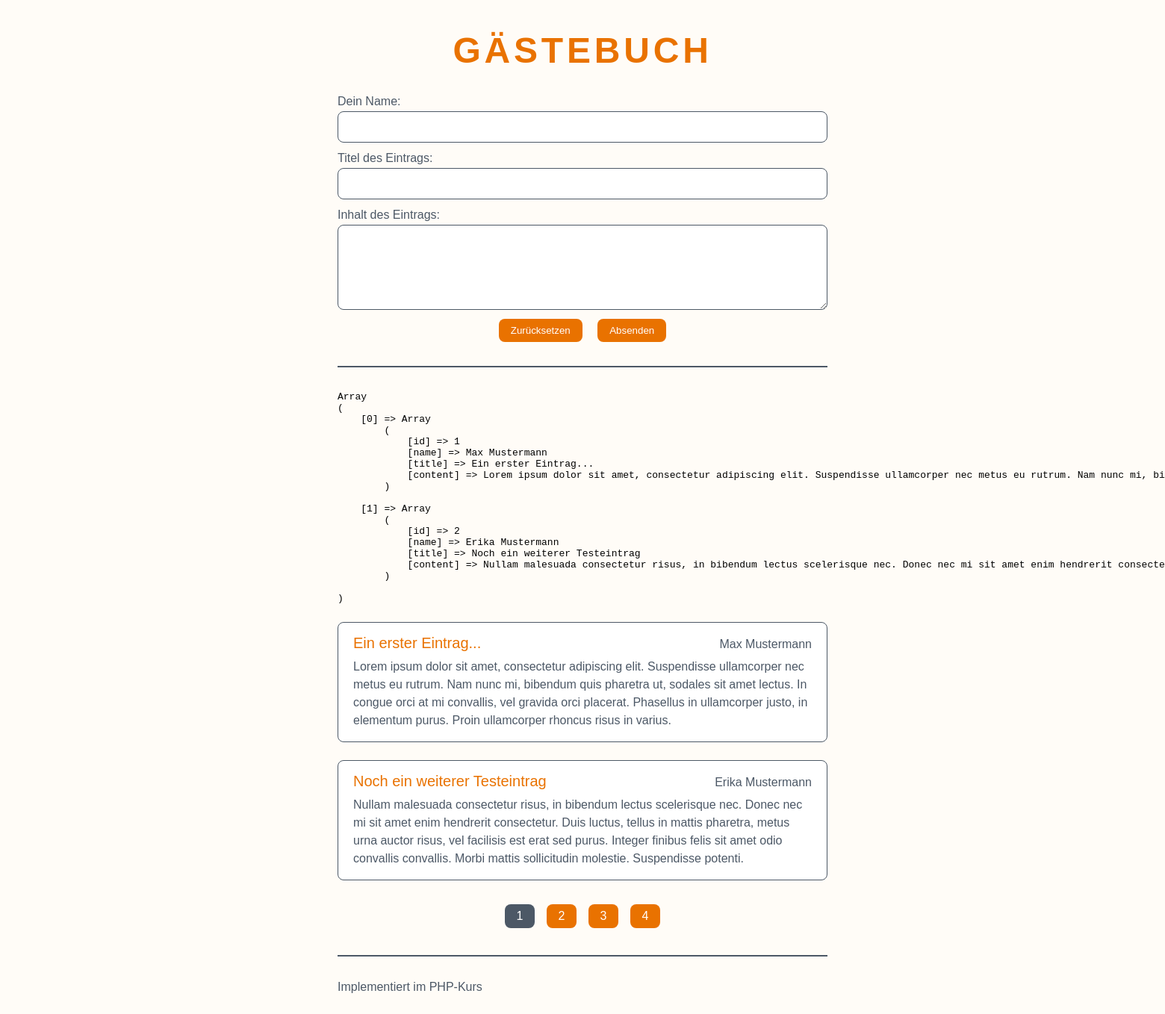
Page /01-select/index.php on the committed database.
### tables this page shows
CREATE TABLE `entries` (
  `id` int(11) NOT NULL,
  `name` varchar(200) NOT NULL,
  `title` varchar(200) NOT NULL,
  `content` varchar(10000) NOT NULL
);

### 01-select/index.php (called while the page is built)
<?php
require __DIR__ . '/inc/db-connect.php';
require __DIR__ . '/inc/functions.php';
$stmt = $pdo->prepare('SELECT * FROM `entries`');
$stmt->execute();
$entries = $stmt->fetchAll(PDO::FETCH_ASSOC);
require __DIR__ . '/views/index.view.php';

### 01-select/inc/functions.php (called while the page is built)
<?php
function e($html) {
    return htmlspecialchars($html, ENT_QUOTES, 'UTF-8', true);
}

### 01-select/views/index.view.php (the view, shortened to what this page needs)
<!DOCTYPE html>
<html lang="de">
<head>
    <link rel="stylesheet" type="text/css" href="./styles/lib/montserrat/webfonts/Montserrat.css" />
    <link rel="stylesheet" type="text/css" href="./styles/main.css" />
</head>
<body>
    <div class="container">
        <h1 class="guestbook-heading">Gästebuch</h1>
        <form>
            <label class="guestbook-entry-label" for="name">Dein Name:</label>
            <input
                class="guestbook-entry-input"
                type="text"
                id="name"
                name="name" />
            <label class="guestbook-entry-label" for="title">Titel des Eintrags:</label>
            <input
                class="guestbook-entry-input"
                type="text"
                id="title"
                name="title" />
            <label class="guestbook-entry-label" for="content">Inhalt des Eintrags:</label>
            <textarea
                rows="4"
                class="guestbook-entry-input"
                type="text"
                id="content"
                name="content"></textarea>
            <div class="guestbook-form-buttons">
                <input class="button" type="reset" value="Zurücksetzen">
                <input class="button" type="submit" value="Absenden">
            </div>
        </form>
        <hr class="guestbook-separator" />
        <pre><?php print_r($entries); ?></pre>
        <?php foreach($entries AS $entry): ?>
            <div class="guestbook-entry">
                <div class="guestbook-entry-header">
                    <h3 class="guestbook-entry-title">
                        <?php echo e($entry['title']); ?>
                    </h3>
                    <span class="guestbook-entry-author">
                        <?php echo e($entry['name']); ?>
                    </span>
                </div>
                <div class="guestbook-entry-content">
                    <p>
                        <?php echo e($entry['content']); ?>
                    </p>
                </div>
            </div>
        <?php endforeach; ?>
        <ul class="guestbook-pagination">
            <li class="guestbook-pagination-li">
                <a class="guestbook-pagination-a guestbook-pagination-active" href="#">1</a>
            </li>
            <li class="guestbook-pagination-li">
                <a class="guestbook-pagination-a" href="#">2</a>
            </li>
            <li class="guestbook-pagination-li">
                <a class="guestbook-pagination-a" href="#">3</a>
            </li>
            <li class="guestbook-pagination-li">
                <a class="guestbook-pagination-a" href="#">4</a>
            </li>
        </ul>
        <hr class="guestbook-separator" />
        <footer class="guestbook-footer">
            <p>Implementiert im PHP-Kurs</p>
        </footer>
    </div>
</body>
</html>

### 01-select/styles/main.css (style rules this page uses)
* { box-sizing: border-box; }
html { font-family: 'Montserrat', sans-serif; }
body { background-color: #fffcf7; }
.container { max-width: 45rem; padding-left: 2rem; padding-right: 2rem; margin-left: auto; margin-right: auto; }
.guestbook-heading { color: #e97200; text-transform: uppercase; text-align: center; font-size: 3rem; margin-top: 2.5rem; margin-bottom: 2rem; letter-spacing: 0.1em; }
.guestbook-entry-label { display: block; color: #4c5866; font-size: 1rem; }
.guestbook-entry-input { -webkit-appearance: none; appearance: none; display: block; width: 100%; background-color: white; color: #4c5866; border: 0.0625rem solid #4c5866; font-family: inherit; line-height: 1.5em; font-size: 1rem; padding: 0.5rem 1rem; border-radius: 0.5rem; margin-bottom: 0.75rem; margin-top: 0.25rem; }
.guestbook-form-buttons { text-align: center; }
.button { font-family: inherit; -webkit-appearance: none; appearance: none; cursor: pointer; border: 0px solid transparent; background-color: #e97200; color: white; padding: 0.5rem 1rem; margin: 0 0.5rem; border-radius: 0.5rem; }
.guestbook-separator { -webkit-appearance: none; appearance: none; margin-top: 2rem; margin-bottom: 2rem; border: 0.03125rem solid #4c5866; }
.guestbook-entry { background-color: white; color: #4c5866; border: 0.0625rem solid #4c5866; border-radius: 0.5rem; padding: 1rem 1.25rem; margin-top: 1.5rem; margin-bottom: 1.5rem; }
.guestbook-entry-title { color: #e97200; font-weight: normal; margin-top: 0; margin-bottom: 0; font-size: 1.25rem; }
.guestbook-entry-header { display: flex; justify-content: space-between; align-items: baseline; }
.guestbook-entry-author { white-space: nowrap; max-width: 50%; overflow: hidden; text-overflow: ellipsis; text-align: right; }
.guestbook-entry-content > p { margin-top: 0.5rem; margin-bottom: 0.5rem; line-height: 1.5rem; font-size: 1rem; }
.guestbook-entry-content > p:last-child { margin-bottom: 0; }
.guestbook-pagination { margin: 1.75rem -0.5rem; padding: 0; list-style-type: none; display: flex; justify-content: center; flex-wrap: wrap; }
.guestbook-pagination-a { display: block; min-width: 2.5rem; padding: 0.25rem 0.5rem; background-color: #e97200; color: white; line-height: 1.5rem; text-decoration: none; border-radius: 0.5rem; text-align: center; margin: 0.25rem 0.5rem; }
.guestbook-pagination-active, .guestbook-pagination-active:hover { background-color: #4c5866; }
.guestbook-footer { color: #4c5866; }
.guestbook-footer { margin-bottom: 2rem; }

### rows in the picture
entries: title "Ein erster Eintrag...", name "Max Mustermann", content "Lorem ipsum dolor sit amet, consectetur adipiscing elit. Suspendisse ullamcorper nec metus eu rutrum. Nam nunc mi, bibendum quis pharetra ut, sodales sit amet lectus. In congue orci at mi convallis, vel gravida orci placerat. Phasellus in ullamcorper justo, in elementum purus. Proin ullamcorper rhoncus risus in varius."
entries: title "Noch ein weiterer Testeintrag", name "Erika Mustermann", content "Nullam malesuada consectetur risus, in bibendum lectus scelerisque nec. Donec nec mi sit amet enim hendrerit consectetur. Duis luctus, tellus in mattis pharetra, metus urna auctor risus, vel facilisis est erat sed purus. Integer finibus felis sit amet odio convallis convallis. Morbi mattis sollicitudin molestie. Suspendisse potenti."
